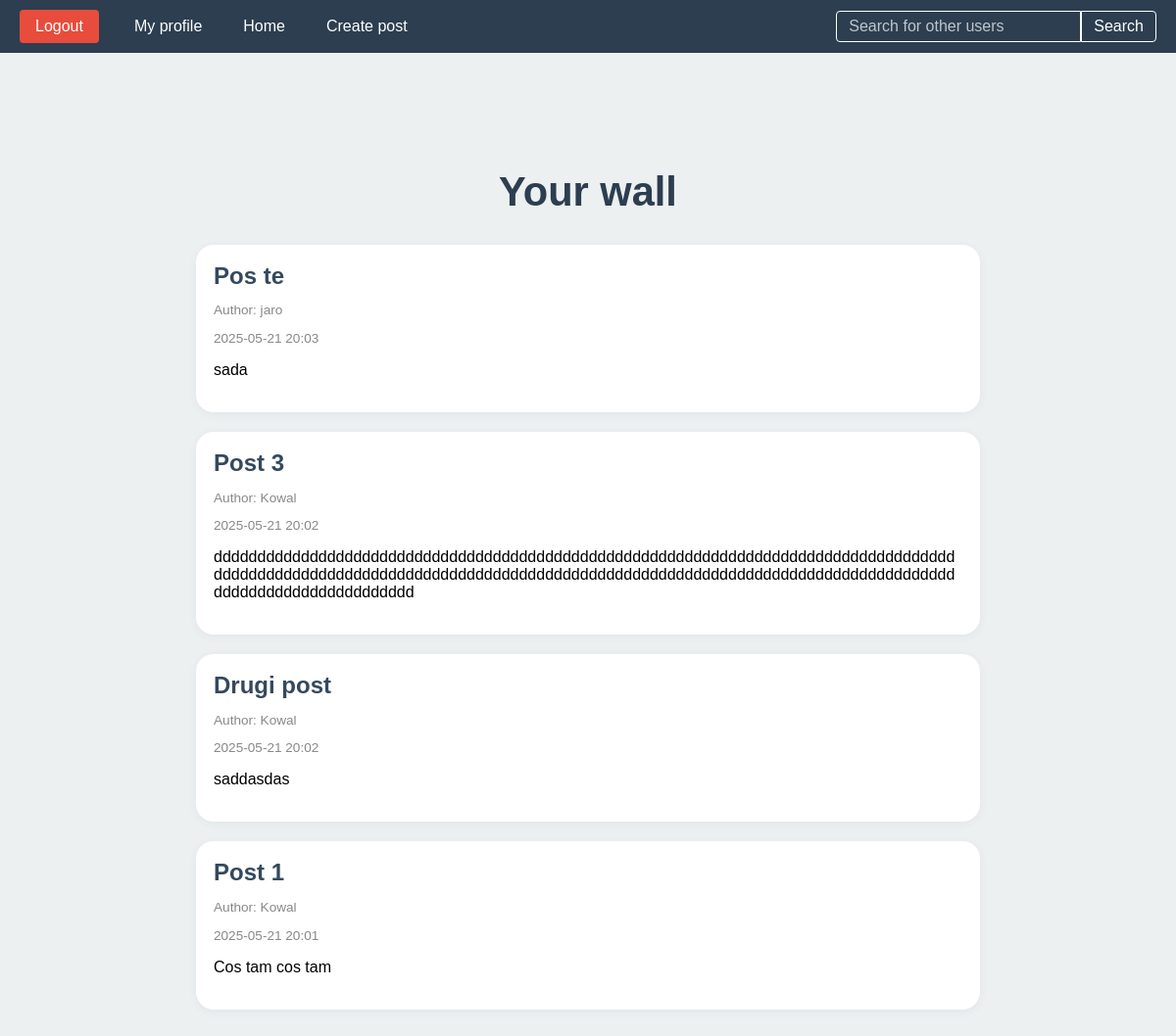
The page /homepage/ (signed in) on the database its author committed.
### post/models.py (models this page shows, shortened)
class Post(models.Model):
    user = models.ForeignKey(User, on_delete=models.CASCADE)
    title = models.CharField(max_length= 250)
    slug = models.SlugField(null = False,default='')
    content = models.TextField(null=False)
    date_posted = models.DateTimeField(auto_now_add=True)
    class Meta:
        unique_together = ('user', 'slug')
    def get_absolute_url(self):
        return reverse('post_detail', kwargs={'id':self.id, 'slug': self.slug})

### user/views.py (the view)
# urls.py: path('homepage/', homepage, name='homepage'),
@login_required
def homepage(request):
    followed_profiles =  request.user.profile.follows.all()
    followed_users = [u.user for u in followed_profiles]
    posts = Post.objects.filter(user__in=followed_users).order_by('-date_posted')
    return render(request, 'homepage.html', {'posts':posts})

### templates/homepage.html
{% extends "base.html" %}
{% load static %}
{% block head %}
  <link rel="stylesheet" href="{% static 'profile.css' %}">
{% endblock %}
{% block content %}
    <div class="home-container">
    <h1>Your wall</h1>
      {% if posts %}
        <div class="posts-container">
          {% for post in posts %}
            <div class="post-card">
              <h2 class="post-title">
                <a href="{{ post.get_absolute_url }}">{{ post.title }}</a>
              </h2>
              <p class="post-author">Author: {{ post.user.username }} </p>
              <p class="post-date">{{ post.date_posted|date:"Y-m-d H:i" }}</p>
              <p>{{ post.content }}</p>
            </div>
          {% endfor %}
        </div>
      {% else %}
        <div class="empty-state">
          <p>You aren’t following anyone.</p>
        </div>
      {% endif %}
    </div>
{% endblock %}

### static/base.css (style rules this page uses)
body { margin: 0; padding: 0; font-family: Arial, sans-serif; display: flex; flex-direction: column; min-height: 100vh; background-color: #f5f6fa; }

### static/profile.css (style rules this page uses)
.home-container { max-width: 800px; margin: 40px auto; padding: 20px; position: relative; text-align: center; }
.home-container h1 { text-align: center; color: #2c3e50; margin-bottom: 20px; display: block; font-size: 2.6rem; font-weight: bold; }
.posts-container { margin-top: 30px; display: flex; flex-direction: column; gap: 20px; }
.post-card { background-color: #fff; border-radius: 18px; box-shadow: 0 2px 10px rgba(44, 62, 80, 0.06); padding: 18px; text-align: left; margin-bottom: 0; }
.post-card h2 { margin: 0 0 10px; color: #34495e; }
.post-card .post-title a { color: inherit; text-decoration: none; display: block; }
.post-card p { overflow-wrap: break-word; white-space: pre-wrap; }
.post-author, .post-date { font-size: 0.85em; color: #888; margin-bottom: 10px; }

### rows shown on the page
Post: title "Pos te", user.username "jaro", date_posted "2025-05-21 20:03", content "sada"
Post: title "Post 3", user.username "Kowal", date_posted "2025-05-21 20:02", content "ddddddddddddddddddddddddddddddddddddddddddddddddddddddddddddddddddddddddddddddddddddddddddddddddddddddddddddddddddddddddddddddddddddddddddddddddddddddddddddddddddddddddddddddddddddddddddddddddd"
Post: title "Drugi post", user.username "Kowal", date_posted "2025-05-21 20:02", content "saddasdas"
Post: title "Post 1", user.username "Kowal", date_posted "2025-05-21 20:01", content "Cos tam cos tam"
